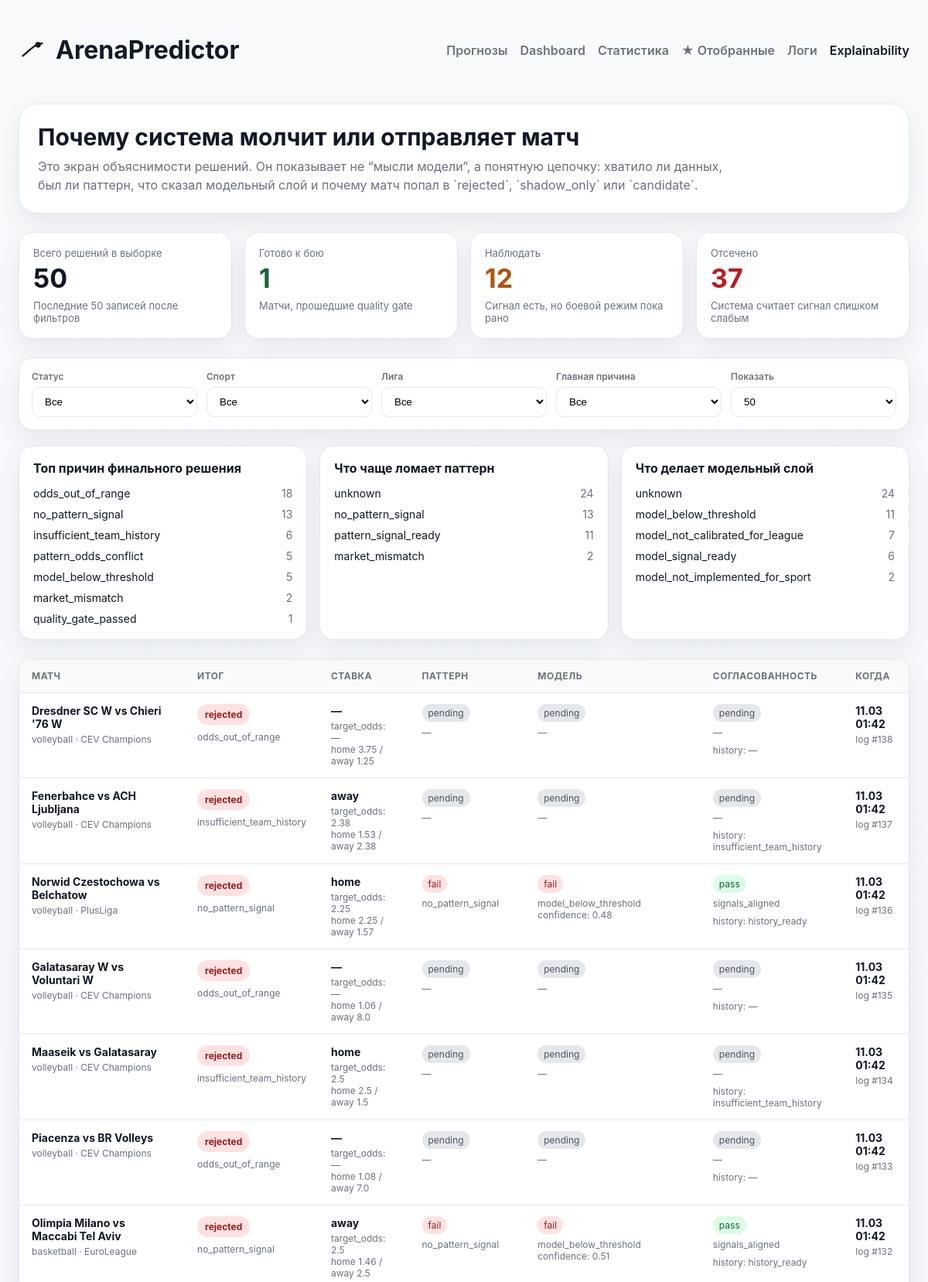
The app's page /explainability (signed in, upper part) with its own data.
### models.py (models this page shows, shortened)
class SystemLog(db.Model):
    __tablename__ = 'system_logs'
    id = db.Column(db.Integer, primary_key=True)
    timestamp = db.Column(db.DateTime, default=datetime.utcnow, nullable=False, index=True)
    log_type = db.Column(db.String(50), nullable=False, index=True)
    level = db.Column(db.String(20), default='INFO')
    message = db.Column(db.Text, nullable=False)
    details = db.Column(db.JSON)

### src/routes.py (the view)
@routes_bp.route('/explainability')
def explainability_page():
    status = request.args.get('status', '')
    reason = request.args.get('reason', '')
    sport = request.args.get('sport', '')
    league = request.args.get('league', '')
    limit = request.args.get('limit', 50, type=int)
    items = _extract_decision_traces(
        limit=limit,
        status=status,
        reason=reason,
        sport=sport,
        league=league,
    )
    summary = _build_decision_trace_summary(items)
    return render_template(
        'explainability.html',
        items=items,
        summary=summary,
        selected_status=status,
        selected_reason=reason,
        selected_sport=sport,
        selected_league=league,
        limit=limit,
        statuses=['candidate', 'shadow_only', 'rejected'],
        sports=['hockey', 'football', 'basketball', 'volleyball'],
        reasons=[reason_name for reason_name, _ in summary['reason_counts']],
        leagues=[league_name for league_name, _ in summary['league_counts']],
    )

### app.py (called while the page is built)
@app.before_request
def require_login():
    allowed = ['/auth', '/static', '/favicon', '/@vite']
    path = request.path or '/'
    if any(path.startswith(p) for p in allowed):
        return None
    if not (session.get('sb_user_id') or session.get('user_id')):
        return redirect(url_for('auth_login', next=path))

@app.after_request
def add_header(response):
    response.headers['Cache-Control'] = 'no-store, no-cache, must-revalidate, max-age=0'
    response.headers['Pragma'] = 'no-cache'
    response.headers['Expires'] = '0'
    return response

### templates/explainability.html (shortened to what this page needs)
<!DOCTYPE html>
<html lang="ru">
<head>
</head>
<body>
    <div class="app">
        <header>
            <a href="/predictions" class="logo">
                <img src="/static/logo.svg" alt="ArenaPredictor" class="logo-icon">
                <h1>ArenaPredictor</h1>
            </a>
            <nav>
                <a href="/predictions">Прогнозы</a>
                <a href="/dashboard">Dashboard</a>
                <a href="/statistics">Статистика</a>
                <a href="/watchlist">★ Отобранные</a>
                <a href="/logs">Логи</a>
                <a href="/explainability" class="active">Explainability</a>
            </nav>
        </header>
        <section class="hero">
            <h2>Почему система молчит или отправляет матч</h2>
            <p>Это экран объяснимости решений. Он показывает не “мысли модели”, а понятную цепочку: хватило ли данных, был ли паттерн, что сказал модельный слой и почему матч попал в `rejected`, `shadow_only` или `candidate`.</p>
        </section>
        <section class="summary-grid">
            <div class="summary-card">
                <div class="label">Всего решений в выборке</div>
                <div class="value">{{ summary.total }}</div>
                <div class="sub">Последние {{ limit }} записей после фильтров</div>
            </div>
            <div class="summary-card ok">
                <div class="label">Готово к бою</div>
                <div class="value">{{ summary.status_counts.get('candidate', 0) }}</div>
                <div class="sub">Матчи, прошедшие quality gate</div>
            </div>
            <div class="summary-card warn">
                <div class="label">Наблюдать</div>
                <div class="value">{{ summary.status_counts.get('shadow_only', 0) }}</div>
                <div class="sub">Сигнал есть, но боевой режим пока рано</div>
            </div>
            <div class="summary-card danger">
                <div class="label">Отсечено</div>
                <div class="value">{{ summary.status_counts.get('rejected', 0) }}</div>
                <div class="sub">Система считает сигнал слишком слабым</div>
            </div>
        </section>
        <form class="filters" method="GET" action="/explainability">
            <div>
                <label for="status">Статус</label>
                <select id="status" name="status" onchange="this.form.submit()">
                    <option value="">Все</option>
                </select>
            </div>
            <div>
                <label for="sport">Спорт</label>
                <select id="sport" name="sport" onchange="this.form.submit()">
                    <option value="">Все</option>
                </select>
            </div>
            <div>
                <label for="league">Лига</label>
                <select id="league" name="league" onchange="this.form.submit()">
                    <option value="">Все</option>
                </select>
            </div>
            <div>
                <label for="reason">Главная причина</label>
                <select id="reason" name="reason" onchange="this.form.submit()">
                    <option value="">Все</option>
                </select>
            </div>
            <div>
                <label for="limit">Показать</label>
                <select id="limit" name="limit" onchange="this.form.submit()">
                    {% for value in [20, 50, 100, 200] %}
                    <option value="{{ value }}" {% if limit == value %}selected{% endif %}>{{ value }}</option>
                    {% endfor %}
                </select>
            </div>
        </form>
        <section class="insights">
            <div class="panel">
                <h3>Топ причин финального решения</h3>
                <div class="mini-list">
                    {% for label, count in summary.reason_counts %}
                    <div class="mini-row"><span>{{ label }}</span><span>{{ count }}</span></div>
                    {% endfor %}
                </div>
            </div>
            <div class="panel">
                <h3>Что чаще ломает паттерн</h3>
                <div class="mini-list">
                    {% for label, count in summary.pattern_reason_counts %}
                    <div class="mini-row"><span>{{ label }}</span><span>{{ count }}</span></div>
                    {% endfor %}
                </div>
            </div>
            <div class="panel">
                <h3>Что делает модельный слой</h3>
                <div class="mini-list">
                    {% for label, count in summary.model_reason_counts %}
                    <div class="mini-row"><span>{{ label }}</span><span>{{ count }}</span></div>
                    {% endfor %}
                </div>
            </div>
        </section>
        <section class="table-wrap">
            {% if items %}
            <table>
                <thead>
                    <tr>
                        <th>Матч</th>
                        <th>Итог</th>
                        <th>Ставка</th>
                        <th>Паттерн</th>
                        <th>Модель</th>
                        <th>Согласованность</th>
                        <th>Когда</th>
                    </tr>
                </thead>
                <tbody>
                    {% for item in items %}
                    <tr>
                        <td>
                            <div class="match-title">{{ item.home_team }} vs {{ item.away_team }}</div>
                            <div class="match-sub">{{ item.sport_type }} · {{ item.league }}</div>
                        </td>
                        <td>
                            <div><span class="badge {{ item.status }}">{{ item.status }}</span></div>
                            <div class="match-sub" style="margin-top: 8px;">{{ item.reason }}</div>
                        </td>
                        <td>
                            <div class="match-title">{{ item.bet_on or '—' }}</div>
                            <div class="match-sub">target_odds: {{ item.target_odds if item.target_odds is not none else '—' }}</div>
                            <div class="match-sub">home {{ item.home_odds if item.home_odds is not none else '—' }} / away {{ item.away_odds if item.away_odds is not none else '—' }}</div>
                        </td>
                        <td>
                            <span class="verdict {{ item.pattern_verdict.get('status', 'pending') }}">{{ item.pattern_verdict.get('status', 'pending') }}</span>
                            <div class="match-sub">{{ item.pattern_verdict.get('reason') or '—' }}</div>
                        </td>
                        <td>
                            <span class="verdict {{ item.model_verdict.get('status', 'pending') }}">{{ item.model_verdict.get('status', 'pending') }}</span>
                            <div class="match-sub">{{ item.model_verdict.get('reason') or '—' }}</div>
                            {% if item.model_verdict.get('confidence') is not none %}
                            <div class="match-sub">confidence: {{ '%.2f'|format(item.model_verdict.get('confidence')) }}</div>
                            {% endif %}
                        </td>
                        <td>
                            <span class="verdict {{ item.agreement_verdict.get('status', 'pending') }}">{{ item.agreement_verdict.get('status', 'pending') }}</span>
                            <div class="match-sub">{{ item.agreement_verdict.get('reason') or '—' }}</div>
                            <div class="match-sub" style="margin-top: 8px;">history: {{ item.history_verdict.get('reason') or '—' }}</div>
                        </td>
                        <td>
                            <div class="match-title">{{ item.timestamp.strftime('%d.%m %H:%M') if item.timestamp else '—' }}</div>
                            <div class="match-sub">log #{{ item.log_id }}</div>
                        </td>
                    </tr>
                    {% endfor %}
                </tbody>
            </table>
            {% else %}
            <div class="empty">
                Нет explainability-записей под выбранные фильтры.
            </div>
            {% endif %}
        </section>
    </div>
</body>
</html>

### templates/explainability.html (style rules this page uses)
:root { --bg: #f6f7fb; --card: #ffffff; --text: #111827; --muted: #6b7280; --border: #e5e7eb; --accent: #0f766e; --warn: #b45309; --danger: #b91c1c; --ok: #166534; --shadow: 0 12px 30px rgba(15, 23, 42, 0.08); }
* { box-sizing: border-box; }
body { margin: 0; font-family: -apple-system, BlinkMacSystemFont, "Segoe UI", sans-serif; background: linear-gradient(180deg, #f8fafc 0%, #eef2ff 100%); color: var(--text); }
.app { max-width: 1400px; margin: 0 auto; padding: 24px; }
header { display: flex; justify-content: space-between; align-items: center; gap: 24px; margin-bottom: 28px; }
.logo { text-decoration: none; color: var(--text); display: flex; align-items: center; gap: 12px; }
.logo-icon { width: 36px; height: 36px; }
nav { display: flex; gap: 16px; flex-wrap: wrap; }
nav a { text-decoration: none; color: var(--muted); font-weight: 600; }
nav a.active { color: var(--text); }
.hero { background: var(--card); border: 1px solid rgba(15, 118, 110, 0.12); border-radius: 24px; padding: 24px; box-shadow: var(--shadow); margin-bottom: 24px; }
.hero h2 { margin: 0 0 8px; font-size: 30px; }
.hero p { margin: 0; color: var(--muted); max-width: 900px; line-height: 1.5; }
.summary-grid { display: grid; grid-template-columns: repeat(4, minmax(0, 1fr)); gap: 16px; margin: 24px 0; }
.summary-card { background: var(--card); border: 1px solid var(--border); border-radius: 18px; padding: 18px; box-shadow: var(--shadow); }
.summary-card .label { font-size: 13px; color: var(--muted); margin-bottom: 8px; }
.summary-card .value { font-size: 34px; font-weight: 700; line-height: 1; }
.summary-card .sub { margin-top: 10px; font-size: 13px; color: var(--muted); }
.summary-card.ok .value { color: var(--ok); }
.summary-card.warn .value { color: var(--warn); }
.summary-card.danger .value { color: var(--danger); }
.filters { display: grid; grid-template-columns: repeat(5, minmax(0, 1fr)); gap: 12px; margin-bottom: 20px; background: var(--card); border: 1px solid var(--border); border-radius: 18px; padding: 16px; box-shadow: var(--shadow); }
.filters label { display: block; font-size: 12px; color: var(--muted); margin-bottom: 6px; font-weight: 600; }
.filters select { width: 100%; border: 1px solid var(--border); border-radius: 10px; padding: 10px 12px; background: #fff; }
.insights { display: grid; grid-template-columns: repeat(3, minmax(0, 1fr)); gap: 16px; margin-bottom: 24px; }
.panel { background: var(--card); border: 1px solid var(--border); border-radius: 18px; padding: 18px; box-shadow: var(--shadow); }
.panel h3 { margin: 0 0 14px; font-size: 16px; }
.mini-list { display: flex; flex-direction: column; gap: 10px; }
.mini-row { display: flex; justify-content: space-between; gap: 12px; font-size: 14px; }
.mini-row span:last-child { color: var(--muted); white-space: nowrap; }
.table-wrap { background: var(--card); border: 1px solid var(--border); border-radius: 18px; box-shadow: var(--shadow); overflow: hidden; }
table { width: 100%; border-collapse: collapse; }
th, td { padding: 14px 16px; text-align: left; border-bottom: 1px solid var(--border); vertical-align: top; font-size: 14px; }
th { font-size: 12px; color: var(--muted); text-transform: uppercase; letter-spacing: .04em; background: #fafafa; }
.match-title { font-weight: 700; margin-bottom: 4px; }
.match-sub { color: var(--muted); font-size: 12px; }
.badge { display: inline-block; padding: 6px 10px; border-radius: 999px; font-size: 12px; font-weight: 700; }
.badge.rejected { background: #fee2e2; color: #991b1b; }
.verdict { display: inline-block; padding: 4px 8px; border-radius: 999px; font-size: 12px; margin-right: 6px; margin-bottom: 6px; background: #f3f4f6; }
.verdict.pass { background: #dcfce7; color: #166534; }
.verdict.fail { background: #fee2e2; color: #991b1b; }
.verdict.unsupported, .verdict.unavailable, .verdict.pending { background: #e5e7eb; color: #4b5563; }

### records on screen
SystemLog: home_team "Dresdner SC W", away_team "Chieri '76 W", sport_type "volleyball", league "CEV Champions", status "rejected", reason "odds_out_of_range", bet_on "—", target_odds "—", home_odds "3.75", away_odds "1.25", pattern_verdict.get "pending", pattern_verdict "—", model_verdict.get "pending", model_verdict "—", agreement_verdict.get "pending", agreement_verdict "—", history_verdict "—", timestamp "11.03 01:42", log_id "138"
SystemLog: home_team "Fenerbahce", away_team "ACH Ljubljana", sport_type "volleyball", league "CEV Champions", status "rejected", reason "insufficient_team_history", bet_on "away", target_odds "2.38", home_odds "1.53", away_odds "2.38", pattern_verdict.get "pending", pattern_verdict "—", model_verdict.get "pending", model_verdict "—", agreement_verdict.get "pending", agreement_verdict "—", history_verdict "insufficient_team_history", timestamp "11.03 01:42", log_id "137"
SystemLog: home_team "Norwid Czestochowa", away_team "Belchatow", sport_type "volleyball", league "PlusLiga", status "rejected", reason "no_pattern_signal", bet_on "home", target_odds "2.25", home_odds "2.25", away_odds "1.57", pattern_verdict.get "fail", pattern_verdict "no_pattern_signal", model_verdict.get "fail", model_verdict "model_below_threshold", model_verdict.get "0.48", agreement_verdict.get "pass", agreement_verdict "signals_aligned", history_verdict "history_ready", timestamp "11.03 01:42", log_id "136"
SystemLog: home_team "Galatasaray W", away_team "Voluntari W", sport_type "volleyball", league "CEV Champions", status "rejected", reason "odds_out_of_range", bet_on "—", target_odds "—", home_odds "1.06", away_odds "8.0", pattern_verdict.get "pending", pattern_verdict "—", model_verdict.get "pending", model_verdict "—", agreement_verdict.get "pending", agreement_verdict "—", history_verdict "—", timestamp "11.03 01:42", log_id "135"
SystemLog: home_team "Maaseik", away_team "Galatasaray", sport_type "volleyball", league "CEV Champions", status "rejected", reason "insufficient_team_history", bet_on "home", target_odds "2.5", home_odds "2.5", away_odds "1.5", pattern_verdict.get "pending", pattern_verdict "—", model_verdict.get "pending", model_verdict "—", agreement_verdict.get "pending", agreement_verdict "—", history_verdict "insufficient_team_history", timestamp "11.03 01:42", log_id "134"
SystemLog: home_team "Piacenza", away_team "BR Volleys", sport_type "volleyball", league "CEV Champions", status "rejected", reason "odds_out_of_range", bet_on "—", target_odds "—", home_odds "1.08", away_odds "7.0", pattern_verdict.get "pending", pattern_verdict "—", model_verdict.get "pending", model_verdict "—", agreement_verdict.get "pending", agreement_verdict "—", history_verdict "—", timestamp "11.03 01:42", log_id "133"
SystemLog: home_team "Olimpia Milano", away_team "Maccabi Tel Aviv", sport_type "basketball", league "EuroLeague", status "rejected", reason "no_pattern_signal", bet_on "away", target_odds "2.5", home_odds "1.46", away_odds "2.5", pattern_verdict.get "fail", pattern_verdict "no_pattern_signal", model_verdict.get "fail", model_verdict "model_below_threshold", model_verdict.get "0.51", agreement_verdict.get "pass", agreement_verdict "signals_aligned", history_verdict "history_ready", timestamp "11.03 01:42", log_id "132"

### other values on screen
{{ summary.total }} "50"
{{ limit }} "50"
{{ summary.status_counts.get('candidate', 0) }} "1"
{{ summary.status_counts.get('shadow_only', 0) }} "12"
{{ summary.status_counts.get('rejected', 0) }} "37"
{{ label }} "odds_out_of_range" "no_pattern_signal" "insufficient_team_history" "pattern_odds_conflict" "model_below_threshold" "market_mismatch" "quality_gate_passed"
{{ count }} "18" "13" "6" "5" "5" "2" "1"
{{ label }} "unknown" "no_pattern_signal" "pattern_signal_ready" "market_mismatch"
{{ count }} "24" "13" "11" "2"
{{ label }} "unknown" "model_below_threshold" "model_not_calibrated_for_league" "model_signal_ready" "model_not_implemented_for_sport"
{{ count }} "24" "11" "7" "6" "2"
form field limit "50"
